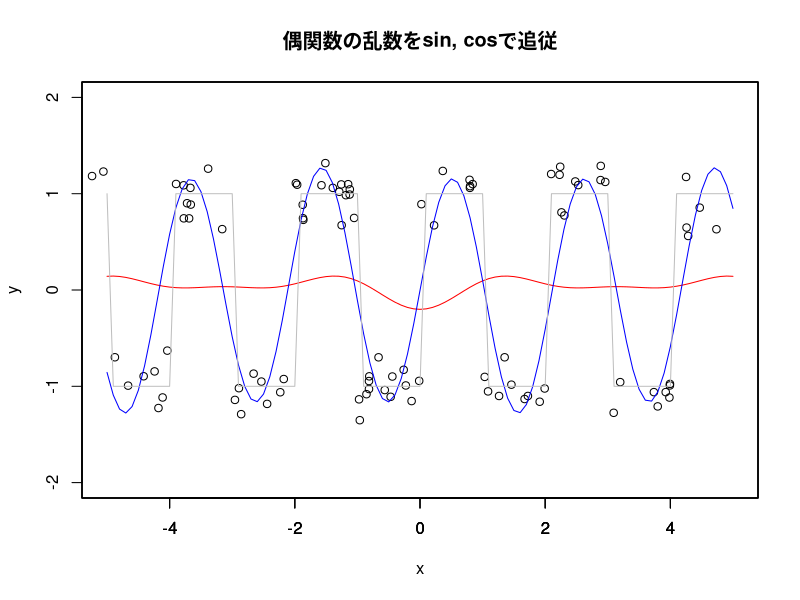

This figure's R source:
# Clear environment
rm(list = ls())

# Setting Japanese font (for MacOSX)
# par(family= "HiraKakuProN-W3")

# Chapter6 e.g.53
# 一般の多項式回帰

# 偶関数に近いデータの作成。
# 鈴木先生の修正でceiling()を用いているが、これだと奇関数になってしまう…。
n <- 100
x <- rnorm(n) * pi
y <- ceiling(x) %% 2 * 2 - 1 + rnorm(n) * 0.2
plot(x, y, 
     xaxt = "n", yaxt = "n",
     xlim = c(-5, 5), ylim = c(-2, 2),
     # ann = FALSE, 
     main = "偶関数の乱数をsin, cosで追従")

# 基底としてcos(x)を使用した場合の多項式回帰。
X <- cbind(1, cos(x), cos(2 * x), cos(3 * x))
beta <- solve(t(X) %*% X) %*% t(X) %*% y
f <- function(x) {
  beta[1] + beta[2] * cos(x) + beta[3] * cos(2 * x) + beta[4] * cos(3 * x)
}
par(new = TRUE)
curve(f(x), -5, 5, col = "red", 
      yaxt = "n", ann = FALSE,
      xlim = c(-5, 5), ylim = c(-2, 2))

# 基底としてsin(x)を使用した場合の多項式回帰。
X <- cbind(1, sin(x), sin(2 * x), sin(3 * x))
beta <- solve(t(X) %*% X) %*% t(X) %*% y
g <- function(x) {
  beta[1] + beta[2] * sin(x) + beta[3] * sin(2 * x) + beta[4] * sin(3 * x)
}
par(new = TRUE)
curve(g(x), -5, 5, col = "blue", 
      yaxt = "n", ann = FALSE,
      xlim = c(-5, 5), ylim = c(-2, 2))

# ノイズを除去した元関数のグラフ
par(new = TRUE)
curve(ceiling(x) %% 2 * 2 - 1, -5, 5, col = "gray",
      ann = FALSE,
      xlim = c(-5, 5), ylim = c(-2, 2))
